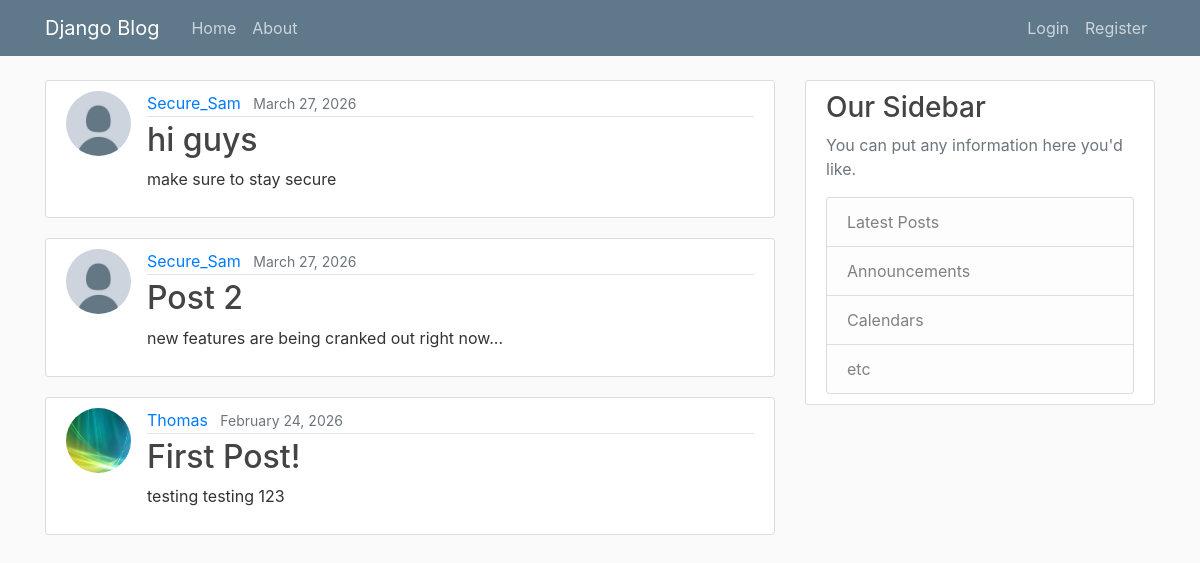
The page / on the database its author committed.
### blog/models.py (models this page shows, shortened)
class Post(models.Model):
    title = models.CharField(max_length=100)
    content = models.TextField()
    date_posted = models.DateTimeField(default=timezone.now)
    author = models.ForeignKey(User, on_delete=models.CASCADE)

### users/models.py (models this page shows, shortened)
class Profile(models.Model):
    user = models.OneToOneField(User, on_delete=models.CASCADE)
    image = models.ImageField(default='default.jpg', upload_to='profile_pics')

### blog/views.py (the view)
# urls.py: path('', PostListView.as_view(), name='blog-home'),
class PostListView(ListView):
    model = Post
    template_name = 'blog/home.html'
    context_object_name = 'posts'
    ordering = ['-date_posted']

### blog/templates/blog/home.html
{% extends "blog/base.html" %}
{% block content %}
    {% for post in posts %}
        <article class="media content-section">
          <img class="rounded-circle article-img" src="{{ post.author.profile.image.url }}">
          <div class="media-body">
            <div class="article-metadata">
              <a class="mr-2" href="#">{{ post.author }}</a>
              <small class="text-muted">{{ post.date_posted|date:"F d, Y" }}</small>
            </div>
            <h2><a class="article-title" href="{% url 'post-detail' post.id %}">{{ post.title }}</a></h2>
            <p class="article-content">{{ post.content }}</p>
          </div>
        </article>
    {% endfor %}
{% endblock content %}

### blog/static/blog/main.css (style rules this page uses)
body { background: #fafafa; color: #333333; margin-top: 5rem; }
h1, h2, h3, h4, h5, h6 { color: #444444; }
.content-section { background: #ffffff; padding: 10px 20px; border: 1px solid #dddddd; border-radius: 3px; margin-bottom: 20px; }
.article-title { color: #444444; }
.article-content { white-space: pre-line; }
.article-img { height: 65px; width: 65px; margin-right: 16px; }
.article-metadata { padding-bottom: 1px; margin-bottom: 4px; border-bottom: 1px solid #e3e3e3 }

### rows shown on the page
Post: author.profile.image (placeholder picture), author "Secure_Sam", date_posted "March 27, 2026", title "hi guys", content "make sure to stay secure"
Post: author.profile.image (placeholder picture), author "Secure_Sam", date_posted "March 27, 2026", title "Post 2", content "new features are being cranked out right now..."
Post: author.profile.image (picture), author "Thomas", date_posted "February 24, 2026", title "First Post!", content "testing testing 123"
